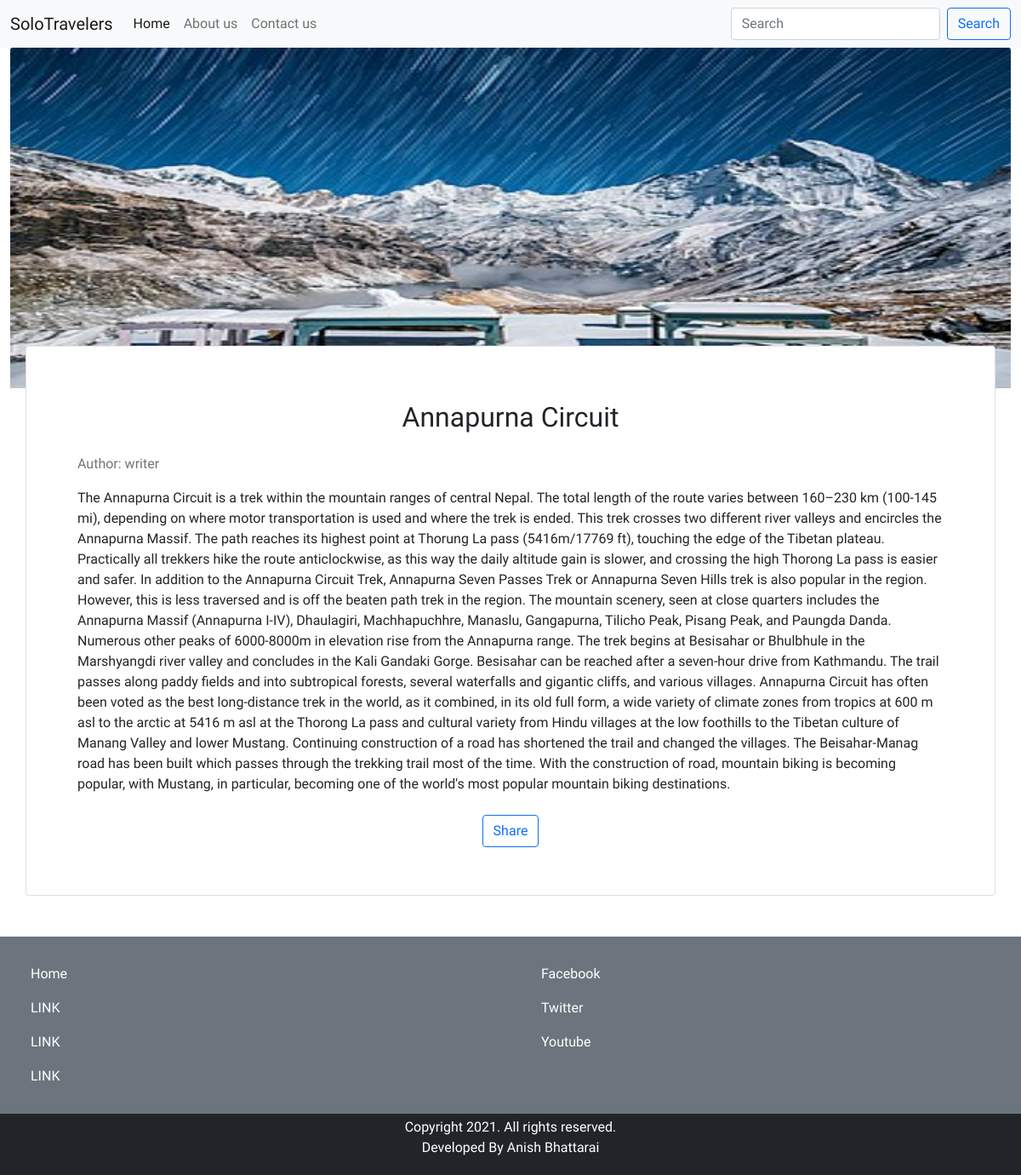
Screenshot of /clientside/article.php?postid=1 with the database file from the repository.
### tables this page shows
CREATE TABLE `blog_post` (
  `post_id` int(11) NOT NULL,
  `post_name` varchar(255) NOT NULL,
  `post_description` text NOT NULL,
  `post_author_id` smallint(6) NOT NULL,
  `post_img` text NOT NULL,
  `post_visible` tinyint(1) NOT NULL,
  `post_created_date` datetime NOT NULL DEFAULT current_timestamp()
);

### clientside/public/requirearticle.php (called while the page is built, shortened)
<?php
    require('app/controller/Database.php');
    require('public/head.php');
    require('app/pageElements/navbar.php');
    require('app/model/post.php');
    require('app/views/fullpagearticle.php');
?>
<?php
    require 'public/foot.php'
?>

### clientside/article.php (called while the page is built)
<?php
    require('public/requirearticle.php');
?>

### clientside/app/controller/Database.php (called while the page is built, shortened)
<?php
    class Database{
        private $dbHost = DB_HOST;
        private $dbUser = DB_USER;
        private $dbPass = DB_PASS;
        private $dbName = DB_NAME;
        public function connect(){
            $this->dsn = "mysql:host=" . $this->dbHost . ";dbname=" . $this->dbName;
            try{
                $this->dbHandler = new PDO($this->dsn, $this->dbUser, $this->dbPass);
                $this->dbHandler->setAttribute(PDO::ATTR_DEFAULT_FETCH_MODE,PDO::FETCH_ASSOC);
                return $this->dbHandler;
            }catch(PDOException $e){
                echo "Error ->".$e->getMessage();
            }
        }
    }
?>

### clientside/app/model/post.php (called while the page is built, shortened)
<?php
    class Posts extends Database{
        public function getSelectedPost($id){
            $sql = 'SELECT * FROM blog_post WHERE post_id=?';
            $stmt = $this->connect()->prepare($sql);
            $stmt->execute([$id]);
            $result = $stmt->fetch();
            return $result;
        }
    }
?>

### clientside/app/views/fullpagearticle.php (the view)
<?php $article = new Posts();?>
<?php $datas = $article->getSelectedPost($_GET['postid']); ?>
<div class="container-fluid absolute">
    <img class="card-img-top img" src="public/image/<?= $datas['post_img']?>"
        alt="<?= strtolower($datas['post_name']);?>">
</div>
<div class="container articleContent">
    <div class="row">
        <div class="card">
            <div class="card-body p-5">
                <h2 class="card-title text-center p-3"><?= $datas['post_name'];?></h2>
                <p class="card-text text-secondary font-italic">Author: writer </p>
                <p class="card-text text-justify"><?= $datas['post_description'];?></p>
                <div class="container">
                    <div class="row">
                        <div class="col-sm m-1 text-center">
                            <div class="row">
                                <div class="col-sm m-1 text-center">
                                <button class="btn btn-outline-primary" type="submit">Share</button>
                                </div>
                            </div>
                        </div>
                    </div>
                </div>
            </div>
        </div>
    </div>
</div>

### clientside/public/style.css (style rules this page uses)
* { font-family: 'Baloo 2', cursive; }
.img { height: 400px; }
.absolute { position: absolute; }
.articleContent { margin-top: 350px; }

### rows the page displays
blog_post: post_img (picture), post_name "Annapurna Circuit", post_description "The Annapurna Circuit is a trek within the mountain ranges of central Nepal. The total length of the route varies between 160–230 km (100-145 mi), depending on where motor transportation is used and where the trek is ended. This trek crosses two different river valleys and encircles the Annapurna Massif. The path reaches its highest point at Thorung La pass (5416m/17769 ft), touching the edge of the Tibetan plateau. Practically all trekkers hike the route anticlockwise, as this way the daily altitude gain is slower, and crossing the high Thorong La pass is easier and safer. In addition to the Annapurna Circuit Trek, Annapurna Seven Passes Trek or Annapurna Seven Hills trek is also popular…"

### other values shown
SITENAME "SoloTravelers"
